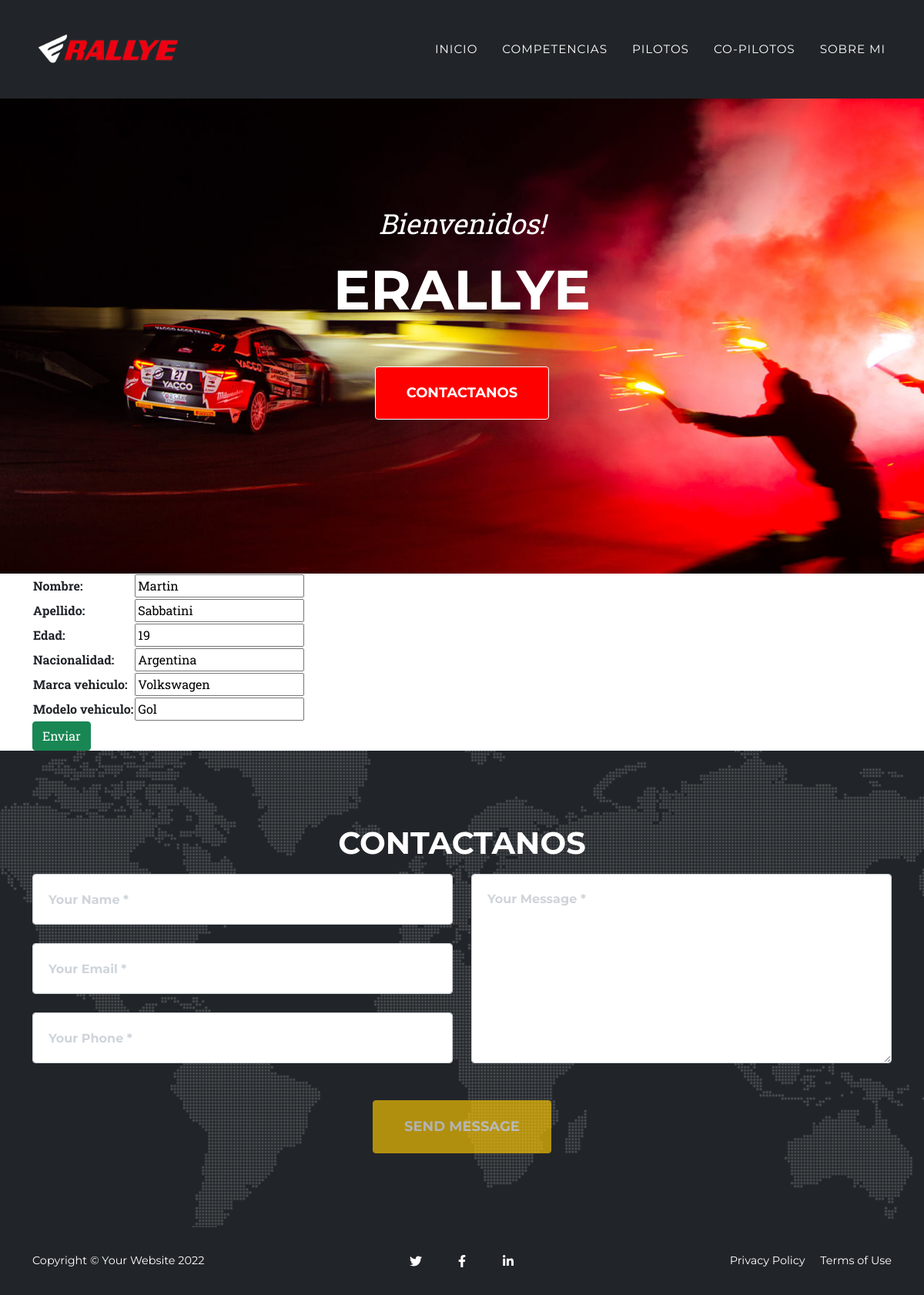
/AppSabba/pilotos/editar/1, run on the app's committed database.
### AppSabba/models.py (models this page shows)
class Piloto(models.Model):
    nombre = models.CharField(max_length=40)
    apellido = models.CharField(max_length=40)
    edad = models.IntegerField(default=17)
    nacionalidad = models.CharField(max_length=20)
    marca_vehiculo = models.CharField(max_length=40)
    modelo_vehiculo = models.CharField(max_length=40)

### AppSabba/views.py (the view)
# urls.py: path("pilotos/editar/<int:pk>", PilotoEditar.as_view(), name="Editar Pilotos"),
class PilotoEditar(UpdateView): #..._form.html
    model = Piloto
    fields = ["nombre", "apellido", "edad", "nacionalidad", "marca_vehiculo", "modelo_vehiculo"]
    success_url = "/AppSabba/pilotos/lista"
    template_name = "AppSabba/drivers/piloto_form.html"

### AppSabba/templates/AppSabba/drivers/piloto_form.html
{% extends "AppSabba/padre.html" %}
{% block listas %}
<form action="" method="POST" > {% csrf_token %}
    <table>
        {{form.as_table}}
    </table>
    <input type = "submit" value="Enviar" class="btn btn-success">
</form>
{% endblock %}

### data on the page
Piloto: nombre "Martin", apellido "Sabbatini", edad "19", nacionalidad "Argentina", marca_vehiculo "Volkswagen", modelo_vehiculo "Gol"
